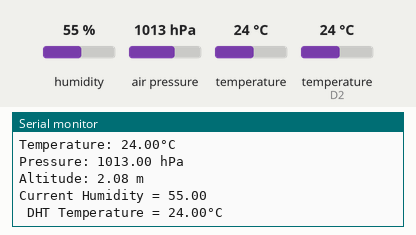
The sketch below on a simulated ESP8266 (NodeMCU). Parts: the last lines printed to the serial monitor. The test bench sets the inputs (shaded band); at power-on: humidity 55 %, air pressure 1013 hPa, temperature 24 °C, temperature (sensor on D2) 24 °C.

Above: at 1.2 s.
1.3 s: humidity set to 22 %
4.3 s: air pressure set to 1048 hPa
At 6.0 s:
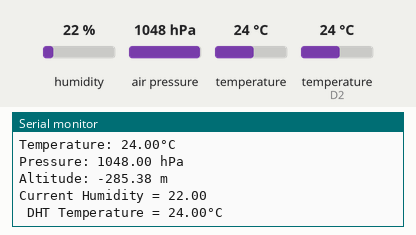
15.2 s: temperature (sensor 0) set to 12 °C
18.2 s: temperature (sensor on D2) set to 12 °C
At 20.9 s:
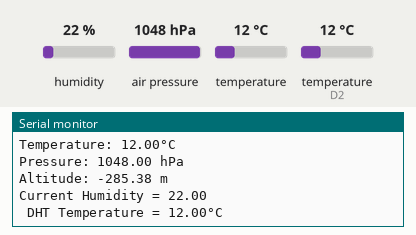
21.2 s: humidity set to 40 %
24.2 s: air pressure set to 952 hPa
At 26.7 s:
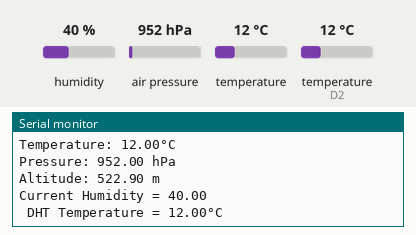
Timing chart, 0 to 28.2 s (numbered marks = the images above; inputs shaded):
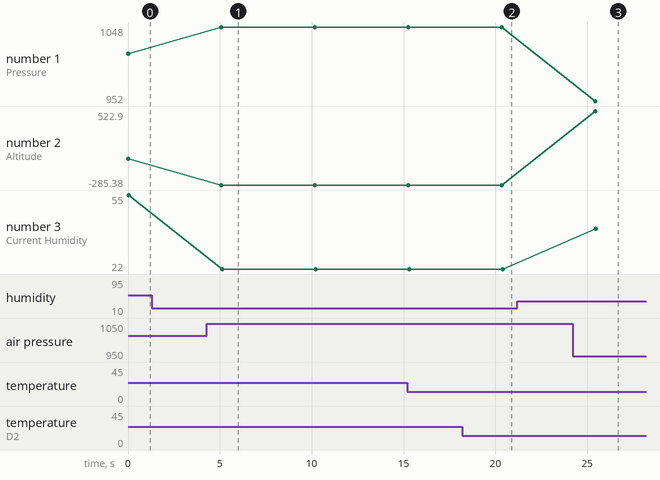

The sketch:

BMP280_DHT11_fullSensor.ino
```cpp
#include <Wire.h>
#include <Adafruit_BMP280.h>
#include <DHT.h>

#define DHTPIN D2
#define DHTTYPE DHT11
Adafruit_BMP280 bme;
DHT dht(DHTPIN, DHTTYPE);

void setup() {
  Serial.begin(9600);

  if (!bme.begin(0x76)) {
    Serial.println("Could not find a valid BMP280 sensor, check wiring!");
    while (1);
  }
}

void loop() {
  uint32_t pressureRaw = bme.readPressure();

  float temperature = bme.readTemperature();
  float pressure = bme.seaLevelForAltitude(0, pressureRaw / 100.0);
  float altitude = bme.readAltitude(1013.25);

  Serial.println("Your Values: \n");
  // Print the converted values with explicit formatting
  Serial.print("Temperature: ");
  Serial.print(temperature, 2);  // Print with 2 decimal places
  Serial.println("°C ");

  Serial.print("Pressure: ");
  Serial.print(pressure, 2);  // Print with 2 decimal places
  Serial.println(" hPa");

  Serial.print("Altitude: ");
  Serial.print(altitude, 2);  // Print with 2 decimal places
  Serial.println(" m");

  Serial.println();

  dht.begin();

  float humidity = dht.readHumidity();
  float temp = dht.readTemperature();

  Serial.print("Current Humidity = ");
  Serial.print(humidity);
  Serial.print("\n ");
  Serial.print("DHT Temperature = ");
  Serial.print(temp);
  Serial.println("°C  ");

  Serial.println();

  // Wait 1 second
  delay(5000);
}
```

Measured:
- after the input at 4.3 s, the serial monitor: prints a new line after 0.79 s (image 1)
- after the input at 18.2 s, the serial monitor: prints a new line after 2.2 s (image 2)
- after the input at 24.2 s, the serial monitor: prints a new line after 1.2 s (image 3)
- plotted number 1: 1013 → 1048 after the input at 4.3 s, 1048 → 952 after the input at 24.2 s
- plotted number 2: 2.08 → -285.38 after the input at 4.3 s, -285.38 → 522.9 after the input at 24.2 s
